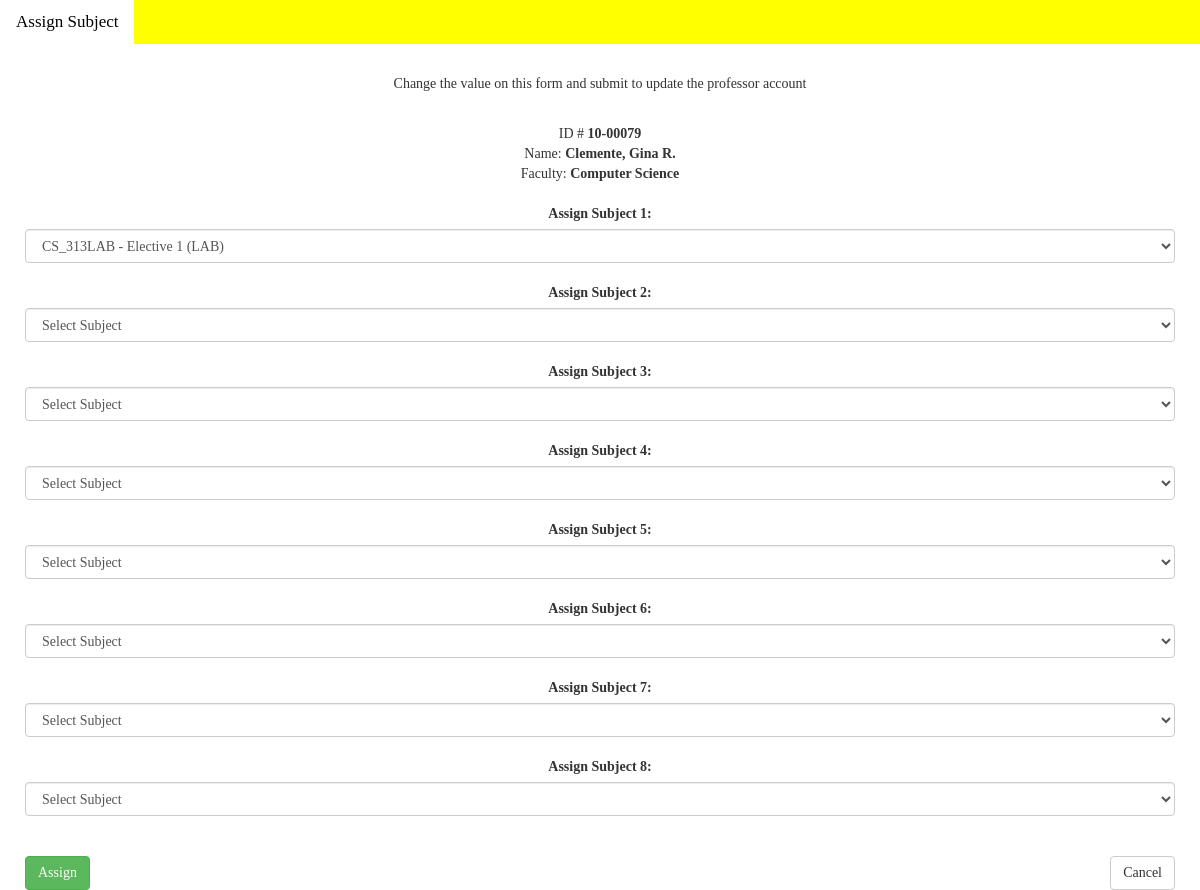
The page /GradeViewerDatabase/assign-subjects.php?ID_number=10-00079 (signed in) on the database its author committed.
### tables this page shows
CREATE TABLE `tblprofessors` (
  `ID_number` varchar(20) NOT NULL,
  `Pfirstname` varchar(50) NOT NULL,
  `Psecondname` varchar(50) NOT NULL,
  `Pmiddlename` varchar(50) NOT NULL,
  `Plastname` varchar(50) NOT NULL,
  `faculty` varchar(150) NOT NULL,
  `subject_1` varchar(50) DEFAULT NULL,
  `subject_2` varchar(50) DEFAULT NULL,
  `subject_3` varchar(50) DEFAULT NULL,
  `subject_4` varchar(50) DEFAULT NULL,
  `subject_5` varchar(50) DEFAULT NULL,
  `subject_6` varchar(50) DEFAULT NULL,
  `subject_7` varchar(50) DEFAULT NULL,
  `subject_8` varchar(50) DEFAULT NULL,
  `createdby` varchar(50) NOT NULL,
  `datecreated` varchar(20) NOT NULL
);

CREATE TABLE `tblsubjects` (
  `subject_code` varchar(50) NOT NULL,
  `subject_description` varchar(1000) NOT NULL,
  `unit` varchar(20) NOT NULL,
  `course_1` varchar(200) DEFAULT NULL,
  `course_2` varchar(200) DEFAULT NULL,
  `course_3` varchar(200) DEFAULT NULL,
  `course_4` varchar(200) DEFAULT NULL,
  `course_5` varchar(200) DEFAULT NULL,
  `course_6` varchar(200) DEFAULT NULL,
  `course_7` varchar(200) DEFAULT NULL,
  `course_8` varchar(200) DEFAULT NULL,
  `createdby` varchar(50) NOT NULL,
  `datecreated` varchar(20) NOT NULL
);

### GradeViewerDatabase/assign-subjects.php (the view, shortened to what this page needs)
<?php
require_once "config.php";
if (isset($_POST['btnsubmit'])) {
	$sql = "UPDATE tblprofessors SET subject_1 = ?, subject_2 = ?, subject_3 = ?, subject_4 = ?, subject_5 = ?, subject_6 = ?, subject_7 = ?, subject_8 = ? WHERE ID_number = ?";
	if ($stmt = mysqli_prepare($link, $sql)) {
		mysqli_stmt_bind_param($stmt, "sssssssss", $_POST['txtsub1'],  $_POST['txtsub2'],  $_POST['txtsub3'], $_POST['txtsub4'],  $_POST['txtsub5'],  $_POST['txtsub6'], $_POST['txtsub7'],  $_POST['txtsub8'], $_GET['ID_number']);
		if (mysqli_stmt_execute($stmt)) {
            $sql = "INSERT INTO tbllogs (datelog, timelog, module, ID, action, performedby) VALUES (?, ?, ?, ?, ?, ?)";
            if ($stmt = mysqli_prepare($link, $sql)) {
	            $date = date("m/d/Y");
	            $time = date("h:i:sa");
	            $module = "Professors";
	            $action = "Assign Subject";
	            mysqli_stmt_bind_param($stmt, "ssssss", $date, $time, $module, $_GET['ID_number'], $action, $_SESSION['username']);
	            if (mysqli_stmt_execute($stmt)) {
	    	        $_SESSION['updated'] = "Subject Assigned!";
		            echo "<script>location = 'assigned-subjects.php?ID_number=" . $_GET['ID_number'] . "';</script>";
		            exit();
	            }
	            else{
	            $_SESSION['error'] = "<font color = 'red'>Error on insert log. </font>";
	            echo "<script>location = 'assigned-subjects.php?ID_number=" . $_GET['ID_number'] . "';</script>";
		    exit();
	            }
			}
        }
        else{
        	$_SESSION['error'] = "<font color = 'red'>Error on assigning subject. </font>";
        	echo "<script>location = 'assigned-subjects.php?ID_number=" . $_GET['ID_number'] . "';</script>";
		exit();
        }
	}
}
else{
	if (isset($_GET['ID_number']) && !empty(trim($_GET['ID_number']))) {
		$sql = "SELECT * FROM tblprofessors WHERE ID_number = ?";
		if ($stmt = mysqli_prepare($link, $sql)) {
			mysqli_stmt_bind_param($stmt, "s", $_GET['ID_number']);
			if (mysqli_stmt_execute($stmt)) {
				$result = mysqli_stmt_get_result($stmt);
				$account = mysqli_fetch_array($result, MYSQLI_ASSOC);
			}
			else{
				echo "<font color = 'red'> Error on loading th current account values</font>";
			}
		}
	}
}
$sql = "SELECT subject_code, subject_description FROM tblsubjects ORDER BY subject_code";
$subjects = [];
if ($stmt = mysqli_prepare($link, $sql)) {
    if (mysqli_stmt_execute($stmt)) {
        $result = mysqli_stmt_get_result($stmt);
        while ($row = mysqli_fetch_array($result, MYSQLI_ASSOC)) {
            $subjects[] = $row;
        }
    } else {
        echo "Error fetching subjects.";
    }
}
?>
<!DOCTYPE html>
<html>
  <link rel="stylesheet" href="https://maxcdn.bootstrapcdn.com/bootstrap/3.4.1/css/bootstrap.min.css">
  <link rel="stylesheet" href="design.css">
    <div class="topnav" id="myTopnav">
    <?php if ($_SESSION['usertype'] == "ADMINISTRATOR" || $_SESSION['usertype'] == "DEAN") : ?>
       <a href="create-subject.php"  style = "background-color: white; color: black;">Assign Subject</a>
    <?php endif; ?>
</div>
<body>
	<form action="<?php echo htmlspecialchars(basename($_SERVER['REQUEST_URI'])); ?>" method = "POST" >
	    <center><p>Change the value on this form and submit to update the professor account</p> <br>
	    ID # <b><?php echo $account['ID_number'];  ?></b> <br>
	    Name: <b><?php echo $account['Plastname'] . ", " . $account['Pfirstname'] . " " . $account['Psecondname'] ." " . $account['Pmiddlename'];  ?></b><br>
	    Faculty: <b><?php echo $account['faculty'];  ?></b><br><br>
 <label for="subject">Assign Subject 1:</label>
    <select name="txtsub1" id="subject_1" class="form-control" required>
    <?php foreach ($subjects as $subject): ?>
        <option value="<?php echo $subject['subject_code']; ?>" <?php echo ($account['subject_1'] == $subject['subject_code']) ? 'selected' : ''; ?>>
            <?php echo $subject['subject_code'] . " - " . $subject['subject_description']; ?>
        </option>
    <?php endforeach; ?>
    </select> <br>
 <label for="subject">Assign Subject 2:</label>
    <select name="txtsub2" id="subject_2" class="form-control" >
         <option value="N/A" <?php echo empty($account['subject_2']) ? 'selected' : ''; ?>>Select Subject</option>
    </select> <br>
 <label for="subject">Assign Subject 3:</label>
    <select name="txtsub3" id="subject_3" class="form-control" >
        <option value="N/A" <?php echo empty($account['subject_3']) ? 'selected' : ''; ?>>Select Subject</option>
    </select> <br>
 <label for="subject">Assign Subject 4:</label>
    <select name="txtsub4" id="subject_4" class="form-control" >
        <option value="N/A" <?php echo empty($account['subject_4']) ? 'selected' : ''; ?>>Select Subject</option>
    </select> <br>
 <label for="subject">Assign Subject 5:</label>
    <select name="txtsub5" id="subject_5" class="form-control" >
        <option value="N/A" <?php echo empty($account['subject_5']) ? 'selected' : ''; ?>>Select Subject</option>
    </select> <br>
 <label for="subject">Assign Subject 6:</label>
    <select name="txtsub6" id="subject_6" class="form-control" >
        <option value="N/A" <?php echo empty($account['subject_6']) ? 'selected' : ''; ?>>Select Subject</option>
    </select> <br>
 <label for="subject">Assign Subject 7:</label>
    <select name="txtsub7" id="subject_7" class="form-control" >
        <option value="N/A" <?php echo empty($account['subject_7']) ? 'selected' : ''; ?>>Select Subject</option>
    </select> <br>
 <label for="subject">Assign Subject 8:</label>
    <select name="txtsub8" id="subject_8" class="form-control" >
        <option value="N/A" <?php echo empty($account['subject_8']) ? 'selected' : ''; ?>>Select Subject</option>
    </select> <br>
</center>
        <br>
        <input type="submit" name="btnsubmit" class = 'btn btn-success' value="Assign" >
<?php
echo "<a href = 'assigned-subjects.php?ID_number=" . $account['ID_number']. "' class = 'btn btn-default' style='float: right;'>Cancel</a>";
?>
	</form>
</body>
</html>

### GradeViewerDatabase/design.css (style rules this page uses)
html { height: 100%; width: 100%; background-color: white; }
body { padding: 0; margin: 0; font-family: times-new-roman; }
form { padding-left: 25px; padding-top: 30px; padding-right: 25px; }
.topnav { overflow: hidden; background-color: yellow; }
.topnav a { float: left; display: block; color: black; text-align: center; padding: 10px 16px; text-decoration: none; font-size: 17px; }

### GradeViewerDatabase/assign-subjects.php (style rules this page uses)
form { font-family: times-new-roman; }

### rows shown on the page
tblprofessors: ID_number "10-00079", Plastname "Clemente", Pfirstname "Gina", Pmiddlename "R.", faculty "Computer Science", txtsub1 "CS_313LAB - Elective 1 (LAB)"
